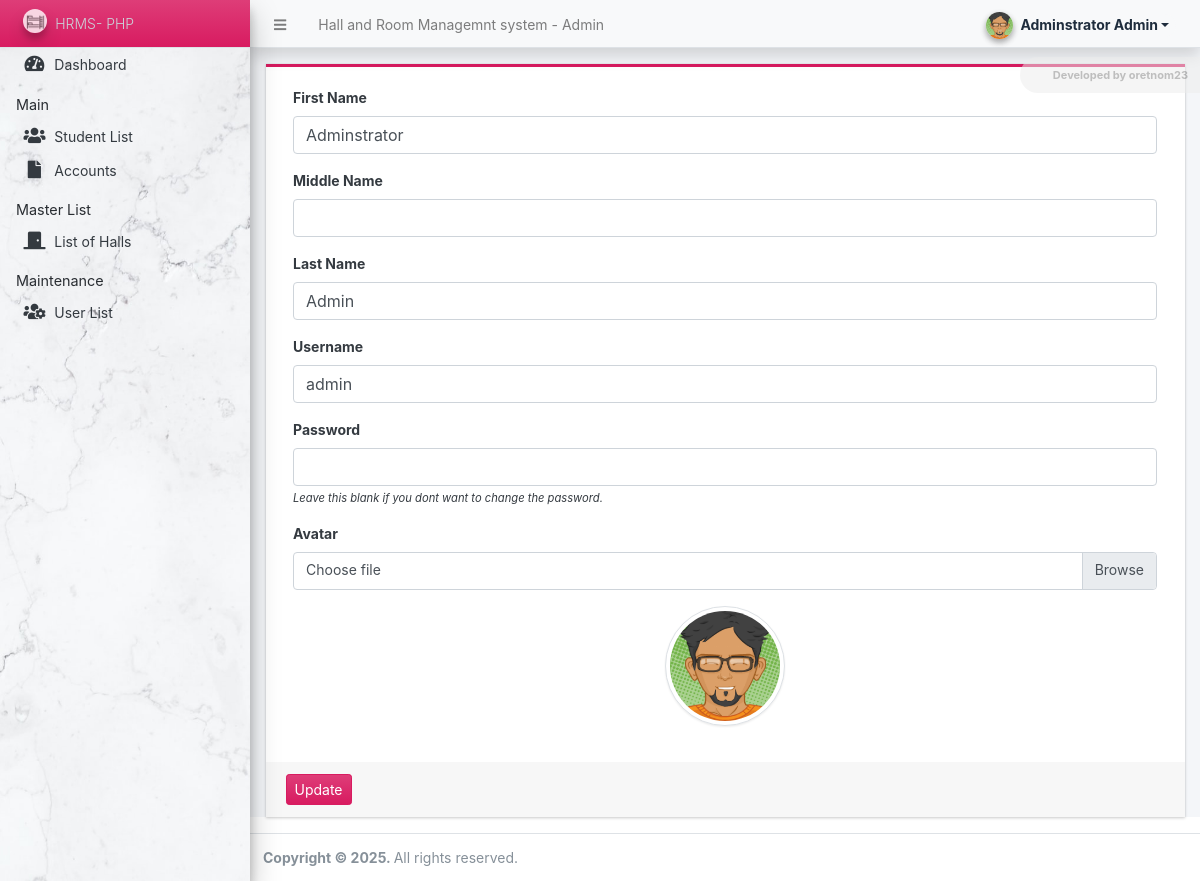
The app's page /admin/?page=user (signed in) with its own data.
### tables this page shows
CREATE TABLE `users` (
  `id` int(50) NOT NULL,
  `firstname` varchar(250) NOT NULL,
  `middlename` text DEFAULT NULL,
  `lastname` varchar(250) NOT NULL,
  `username` text NOT NULL,
  `password` text NOT NULL,
  `avatar` text DEFAULT NULL,
  `last_login` datetime DEFAULT NULL,
  `type` tinyint(1) NOT NULL DEFAULT 0,
  `date_added` datetime NOT NULL DEFAULT current_timestamp(),
  `date_updated` datetime DEFAULT current_timestamp() ON UPDATE current_timestamp()
);

### classes/DBConnection.php (called while the page is built, shortened)
<?php
class DBConnection{
    private $host = DB_SERVER;
    private $username = DB_USERNAME;
    private $password = DB_PASSWORD;
    private $database = DB_NAME;
    public $conn;
    public function __construct(){
        if (!isset($this->conn)) {
            $this->conn = new mysqli($this->host, $this->username, $this->password, $this->database);
        }
    }
}
?>

### classes/SystemSettings.php (called while the page is built, shortened)
<?php
class SystemSettings extends DBConnection{
	function userdata($field = ''){
		if(!empty($field)){
			if(isset($_SESSION['userdata'][$field]))
				return $_SESSION['userdata'][$field];
			else
				return null;
		}else{
			return false;
		}
	}
}
$_settings = new SystemSettings();
?>

### config.php (called while the page is built, shortened)
<?php
require_once('classes/DBConnection.php');
require_once('classes/SystemSettings.php');
function validate_image($file){
	if(!empty($file)){
        $ex = explode("?",$file);
        $file = $ex[0];
        $ts = isset($ex[1]) ? "?".$ex[1] : '';
		if(is_file(base_app.$file)){
			return base_url.$file.$ts;
		}else{
			return base_url.'dist/img/no-image-available.png';
		}
	}else{
		return base_url.'dist/img/no-image-available.png';
	}
}
?>

### admin/user/index.php (the view, shortened to what this page needs)
<?php
$user = $conn->query("SELECT * FROM users where id ='".$_settings->userdata('id')."'");
foreach($user->fetch_array() as $k =>$v){
	$meta[$k] = $v;
}
?>
<div class="card card-outline rounded-0 card-maroon">
	<div class="card-body">
		<div class="container-fluid">
			<form action="" id="manage-user">
				<div class="form-group">
					<label for="name">First Name</label>
					<input type="text" name="firstname" id="firstname" class="form-control" value="<?php echo isset($meta['firstname']) ? $meta['firstname']: '' ?>" required>
				</div>
				<div class="form-group">
					<label for="name">Middle Name</label>
					<input type="text" name="middlename" id="middlename" class="form-control" value="<?php echo isset($meta['middlename']) ? $meta['middlename']: '' ?>">
				</div>
				<div class="form-group">
					<label for="name">Last Name</label>
					<input type="text" name="lastname" id="lastname" class="form-control" value="<?php echo isset($meta['lastname']) ? $meta['lastname']: '' ?>" required>
				</div>
				<div class="form-group">
					<label for="username">Username</label>
					<input type="text" name="username" id="username" class="form-control" value="<?php echo isset($meta['username']) ? $meta['username']: '' ?>" required  autocomplete="off">
				</div>
				<div class="form-group">
					<label for="password">Password</label>
					<input type="password" name="password" id="password" class="form-control" value="" autocomplete="off">
					<small><i>Leave this blank if you dont want to change the password.</i></small>
				</div>
				<div class="form-group">
					<label for="" class="control-label">Avatar</label>
					<div class="custom-file">
		              <label class="custom-file-label" for="customFile">Choose file</label>
		            </div>
				</div>
				<div class="form-group d-flex justify-content-center">
					<img src="<?php echo validate_image(isset($meta['avatar']) ? $meta['avatar'] :'') ?>" alt="" id="cimg" class="img-fluid img-thumbnail">
				</div>
			</form>
		</div>
	</div>
	<div class="card-footer">
			<div class="col-md-12">
				<div class="row">
					<button class="btn btn-sm btn-primary" form="manage-user">Update</button>
				</div>
			</div>
		</div>
</div>

### admin/user/index.php (style rules this page uses)
img#cimg { height: 15vh; width: 15vh; object-fit: cover; border-radius: 100% 100%; }

### records on screen
users: firstname "Adminstrator", lastname "Admin", username "admin", avatar (picture)

### other values on screen
$_settings->info('name') "Hall and Room Managemnt system"
$_settings->userdata('firstname').' '.$_settings->userdata('lastname') "Adminstrator Admin"
$_settings->info('short_name') "HRMS- PHP"
